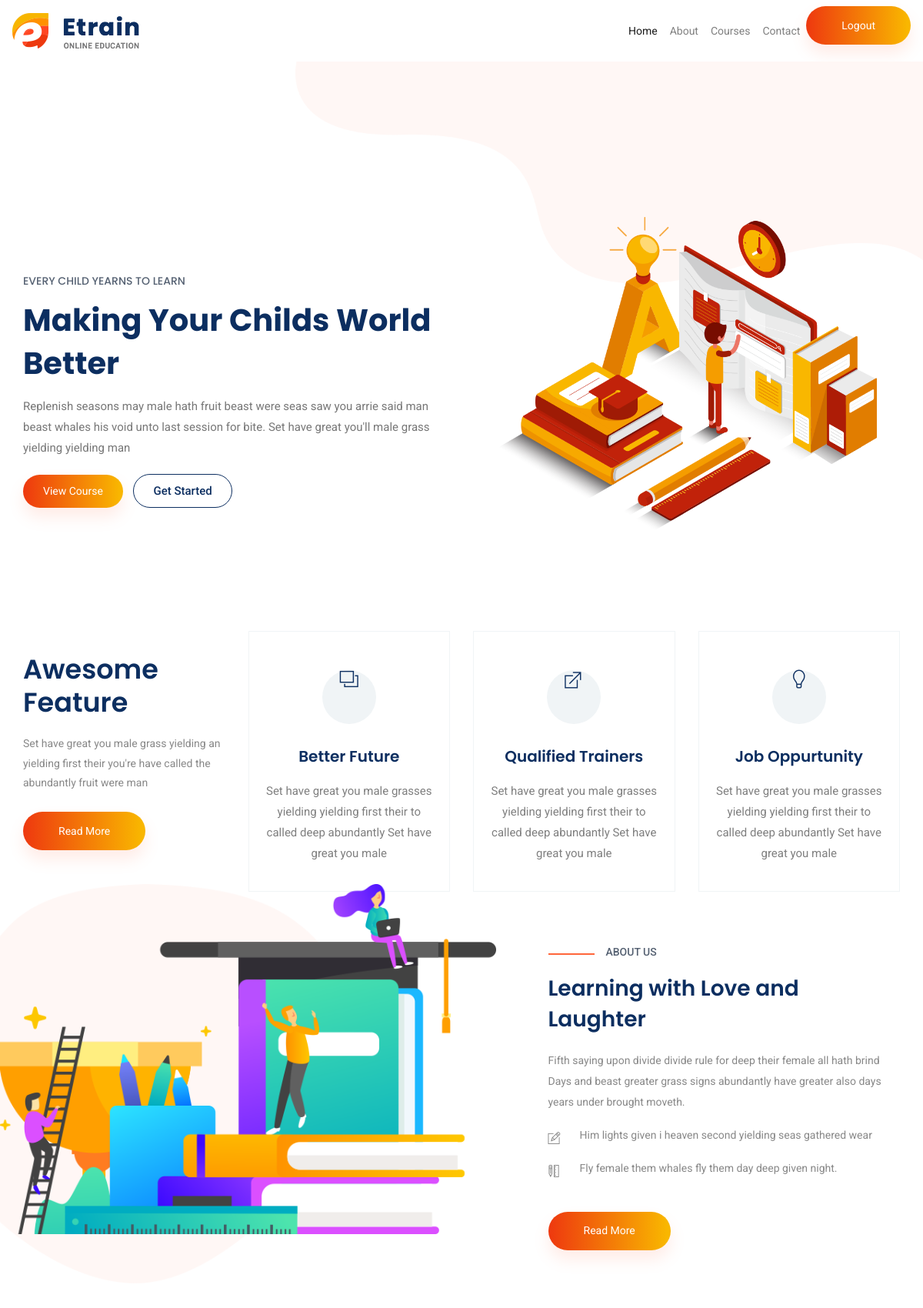
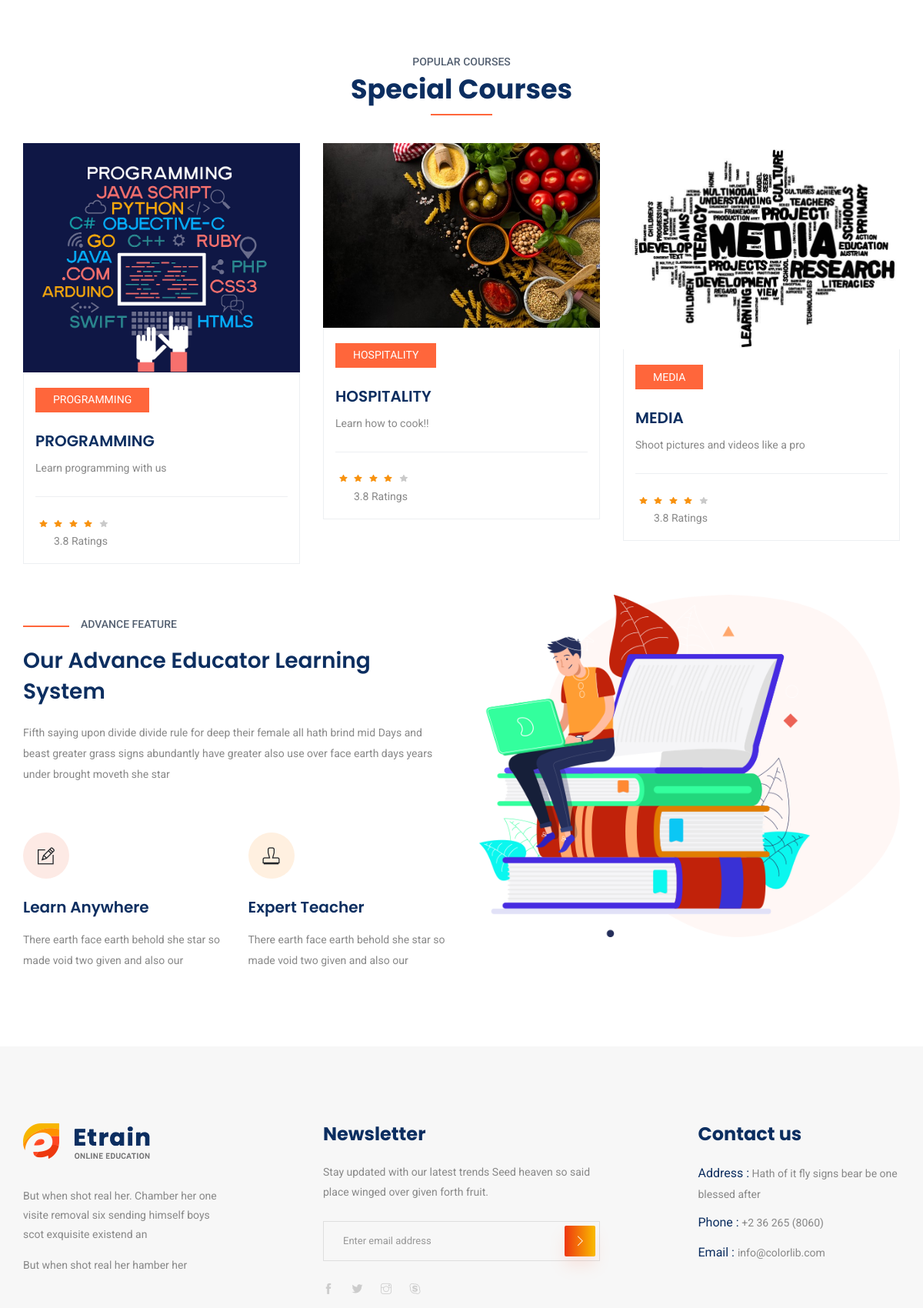
The app's page / (signed in, upper part) with its own data (2 pictures, top to bottom).
### core/models.py (models this page shows, shortened)
class Category(models.Model):
    title = models.CharField(max_length=255, verbose_name="Title")
    image = models.ImageField(null=False)
    thumbnail = ImageSpecField(source='image',
                               processors=[ResizeToFill(300, 300)],
                               format='JPEG',
                               options={'quality': 60})
    about = models.TextField()
    created_at = models.DateTimeField(auto_now_add=True, verbose_name="Created at")
    updated_at = models.DateTimeField(auto_now=True, verbose_name="Updated at")
    slug = models.SlugField(unique=True)
    class Meta:
        verbose_name = "Category"
        verbose_name_plural = "Categories"
    def get_absolute_url(self):
        return reverse('core:Cat', kwargs={'slug': self.slug})

### core/views.py (the view)
# urls.py: path('', HomeView.as_view(), name='home'),
class HomeView(ListView):
    model = Category
    paginate_by = 10
    template_name = "home.html"

### templates/home.html (shortened to what this page needs)
{% extends 'base.html' %}
{% load static %}
{% block content %}
<!doctype html>
<html lang="en" xmlns="http://www.w3.org/1999/html">
<head>
</head>
<body>
    <section class="banner_part">
        <div class="container">
            <div class="row align-items-center">
                <div class="col-lg-6 col-xl-6">
                    <div class="banner_text">
                        <div class="banner_text_iner">
                            <h5>Every child yearns to learn</h5>
                            <h1>Making Your Childs
                                World Better</h1>
                            <p>Replenish seasons may male hath fruit beast were seas saw you arrie said man beast whales
                                his void unto last session for bite. Set have great you'll male grass yielding yielding
                                man</p>
                            <a href="#" class="btn_1">View Course </a>
                            <a href="#" class="btn_2">Get Started </a>
                        </div>
                    </div>
                </div>
            </div>
        </div>
    </section>
    <section class="feature_part">
        <div class="container">
            <div class="row">
                <div class="col-sm-6 col-xl-3 align-self-center">
                    <div class="single_feature_text ">
                        <h2>Awesome <br> Feature</h2>
                        <p>Set have great you male grass yielding an yielding first their you're
                            have called the abundantly fruit were man </p>
                        <a href="#" class="btn_1">Read More</a>
                    </div>
                </div>
                <div class="col-sm-6 col-xl-3">
                    <div class="single_feature">
                        <div class="single_feature_part">
                            <span class="single_feature_icon"><i class="ti-layers"></i></span>
                            <h4>Better Future</h4>
                            <p>Set have great you male grasses yielding yielding first their to
                                called deep abundantly Set have great you male</p>
                        </div>
                    </div>
                </div>
                <div class="col-sm-6 col-xl-3">
                    <div class="single_feature">
                        <div class="single_feature_part">
                            <span class="single_feature_icon"><i class="ti-new-window"></i></span>
                            <h4>Qualified Trainers</h4>
                            <p>Set have great you male grasses yielding yielding first their to called
                                deep abundantly Set have great you male</p>
                        </div>
                    </div>
                </div>
                <div class="col-sm-6 col-xl-3">
                    <div class="single_feature">
                        <div class="single_feature_part single_feature_part_2">
                            <span class="single_service_icon style_icon"><i class="ti-light-bulb"></i></span>
                            <h4>Job Oppurtunity</h4>
                            <p>Set have great you male grasses yielding yielding first their to called deep
                                abundantly Set have great you male</p>
                        </div>
                    </div>
                </div>
            </div>
        </div>
    </section>
    <section class="learning_part">
        <div class="container">
            <div class="row align-items-sm-center align-items-lg-stretch">
                <div class="col-md-7 col-lg-7">
                    <div class="learning_img">
                        <img src="{% static 'img/learning_img.png'%}" alt="">
                    </div>
                </div>
                <div class="col-md-5 col-lg-5">
                    <div class="learning_member_text">
                        <h5>About us</h5>
                        <h2>Learning with Love
                            and Laughter</h2>
                        <p>Fifth saying upon divide divide rule for deep their female all hath brind Days and beast
                            greater grass signs abundantly have greater also
                            days years under brought moveth.</p>
                        <ul>
                            <li><span class="ti-pencil-alt"></span>Him lights given i heaven second yielding seas
                                gathered wear</li>
                            <li><span class="ti-ruler-pencil"></span>Fly female them whales fly them day deep given
                                night.</li>
                        </ul>
                        <a href="#" class="btn_1">Read More</a>
                    </div>
                </div>
            </div>
        </div>
    </section>
 {% if request.user.is_authenticated %}
    <section class="special_cource padding_top">
        <div class="container">
            <div class="row justify-content-center">
                <div class="col-xl-5">
                    <div class="section_tittle text-center">
                        <p>popular courses</p>
                        <h2>Special Courses</h2>
                    </div>
                </div>
            </div>
            <div class="row">
                {% for category in object_list %}
                <div class="col-sm-6 col-lg-4">
                    <div class="single_special_cource">
                        <img src="{{ category.thumbnail.url }}" class="special_img" alt="">
                        <div class="special_cource_text">
                            <a href="{{ category.get_absolute_url }}" class="btn_4">{{category.title}}</a>
                            <a href="{{ category.get_absolute_url }}"><h3>{{ category.title }}</h3></a>
                            <p>{{ category.about }}</p>
                            <div class="author_info">
                                <div class="author_rating">
                                    <div class="rating">
                                        <a href="#"><img src="{% static 'img/icon/color_star.svg'%}" alt=""></a>
                                        <a href="#"><img src="{% static 'img/icon/color_star.svg'%}" alt=""></a>
                                        <a href="#"><img src="{% static 'img/icon/color_star.svg'%}" alt=""></a>
                                        <a href="#"><img src="{% static 'img/icon/color_star.svg'%}" alt=""></a>
                                        <a href="#"><img src="{% static 'img/icon/star.svg'%}" alt=""></a>
                                    </div>
                                    <p>3.8 Ratings</p>
                                </div>
                            </div>
                        </div>
                    </div>
                </div>
                {% endfor %}
            {% else %}
                <br>
     <div class="col-md-6 col-lg-6">
                <h2>Please login to view our courses.</h2>
     </div>
                <br>
            {% endif %}
    </section>
    <section class="advance_feature learning_part">
        <div class="container">
            <div class="row align-items-sm-center align-items-xl-stretch">
                <div class="col-md-6 col-lg-6">
                    <div class="learning_member_text">
                        <h5>Advance feature</h5>
                        <h2>Our Advance Educator
                            Learning System</h2>
                        <p>Fifth saying upon divide divide rule for deep their female all hath brind mid Days
                            and beast greater grass signs abundantly have greater also use over face earth
                            days years under brought moveth she star</p>
                        <div class="row">
                            <div class="col-sm-6 col-md-12 col-lg-6">
                                <div class="learning_member_text_iner">
                                    <span class="ti-pencil-alt"></span>
                                    <h4>Learn Anywhere</h4>
                                    <p>There earth face earth behold she star so made void two given and also our</p>
                                </div>
                            </div>
                            <div class="col-sm-6 col-md-12 col-lg-6">
                                <div class="learning_member_text_iner">
                                    <span class="ti-stamp"></span>
                                    <h4>Expert Teacher</h4>
                                    <p>There earth face earth behold she star so made void two given and also our</p>
                                </div>
                            </div>
                        </div>
                    </div>
                </div>
                <div class="col-lg-6 col-md-6">
                    <div class="learning_img">
                        <img src="{% static 'img/advance_feature_img.png'%}" alt="">
                    </div>
                </div>
            </div>
        </div>
    </section>
</body>
</html>
{% endblock %}

### records on screen
Category: thumbnail (picture), title "PROGRAMMING", about "Learn programming with us"
Category: thumbnail (picture), title "HOSPITALITY", about "Learn how to cook!!"
Category: thumbnail (picture), title "MEDIA", about "Shoot pictures and videos like a pro"
